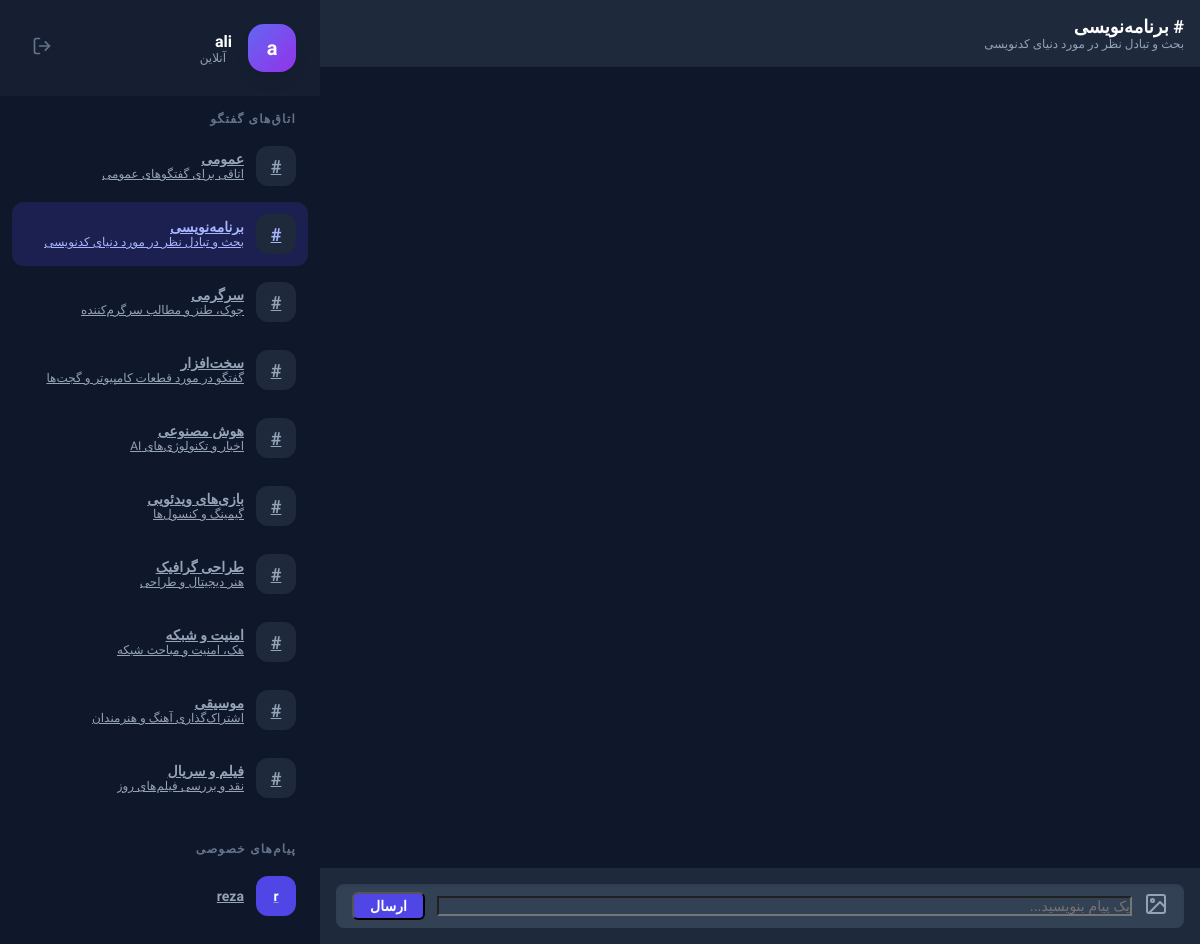
Page /chat?room_id=2 (signed in) on the committed database.
### tables this page shows
CREATE TABLE rooms (
    id INTEGER PRIMARY KEY AUTOINCREMENT,
    name VARCHAR(100) NOT NULL,
    description TEXT
);

CREATE TABLE users (
    id INTEGER PRIMARY KEY AUTOINCREMENT,
    username VARCHAR(50) NOT NULL UNIQUE,
    password VARCHAR(255) NOT NULL,
    created_at TIMESTAMP DEFAULT CURRENT_TIMESTAMP
);

### app/Controllers/ChatController.php (called while the page is built, shortened)
<?php
class ChatController extends Controller {
    private $roomModel;
    private $userModel;
    private $pmModel;
    public function __construct() {
        $this->roomModel = new Room();
        $this->userModel = new User();
        $this->pmModel = new PrivateMessage();
    }
    public function index() {
        $rooms = $this->roomModel->getAll();
        $currentRoomId = $_GET['room_id'] ?? 1;
        $currentRoom = $this->roomModel->findById($currentRoomId);
        $onlineUsers = $this->userModel->getOnlineUsers($_SESSION['user_id']);
        $activePms = $this->pmModel->getActiveChats($_SESSION['user_id']);
        $this->view('chat/index', [
            'rooms' => $rooms,
            'currentRoom' => $currentRoom,
            'onlineUsers' => $onlineUsers,
            'activePms' => $activePms,
            'username' => $_SESSION['username']
        ]);
    }
}

### app/Core/Router.php (called while the page is built, shortened)
<?php
class Router {
    protected $routes = [];
    public function add($route, $controller, $action, $method = 'GET') {
        $this->routes[] = [
            'route' => $route,
            'controller' => $controller,
            'action' => $action,
            'method' => $method
        ];
    }
    public function dispatch($url, $requestMethod) {
        $url = parse_url($url, PHP_URL_PATH);
        foreach ($this->routes as $route) {
            if ($route['route'] === $url && $route['method'] === $requestMethod) {
                $controllerName = "App\Controllers\\" . $route['controller'];
                $action = $route['action'];
                if (class_exists($controllerName)) {
                    $controller = new $controllerName();
                    if (method_exists($controller, $action)) {
                        return $controller->$action();
                    }
                }
            }
        }
    }
}

### public/index.php (called while the page is built, shortened)
<?php
spl_autoload_register(function ($class) {
    $prefix = 'App\\';
    $base_dir = __DIR__ . '/../app/';
    $len = strlen($prefix);
    $relative_class = substr($class, $len);
    $file = $base_dir . str_replace('\\', '/', $relative_class) . '.php';
});
$router = new Router();
$router->add('/login', 'AuthController', 'showLogin', 'GET');
$router->add('/login', 'AuthController', 'login', 'POST');
$router->add('/register', 'AuthController', 'showRegister', 'GET');
$router->add('/register', 'AuthController', 'register', 'POST');
$router->add('/logout', 'AuthController', 'logout', 'GET');
$router->add('/chat', 'ChatController', 'index', 'GET');
$router->add('/api/chat/messages', 'ChatController', 'getMessages', 'GET');
$router->add('/api/chat/send', 'ChatController', 'sendMessage', 'POST');
$router->add('/private', 'PrivateController', 'chat', 'GET');
$router->add('/api/private/messages', 'PrivateController', 'getMessages', 'GET');
$router->add('/api/private/send', 'PrivateController', 'sendMessage', 'POST');
$router->add('/api/upload', 'UploadController', 'upload', 'POST');
$router->dispatch($_SERVER['REQUEST_URI'], $_SERVER['REQUEST_METHOD']);

### app/Core/Database.php (called while the page is built, shortened)
<?php
class Database {
    private static $instance = null;
    private $connection;
    private function __construct() {
        try {
            if (DB_TYPE === 'mysql') {
                $dsn = "mysql:host=" . DB_HOST . ";dbname=" . DB_NAME . ";charset=utf8mb4";
                $this->connection = new PDO($dsn, DB_USER, DB_PASS);
            } else {
                $this->connection = new PDO("sqlite:" . SQLITE_PATH);
            }
            $this->connection->setAttribute(PDO::ATTR_ERRMODE, PDO::ERRMODE_EXCEPTION);
            $this->connection->setAttribute(PDO::ATTR_DEFAULT_FETCH_MODE, PDO::FETCH_ASSOC);
            $this->connection->setAttribute(PDO::ATTR_EMULATE_PREPARES, false);
        } catch (PDOException $e) {
            die("Connection failed: " . $e->getMessage());
        }
    }
    public static function getInstance() {
        if (!self::$instance) {
            self::$instance = new self();
        }
        return self::$instance;
    }
    public function getConnection() {
        return $this->connection;
    }
    private function initialize() {
        $sql = file_get_contents(__DIR__ . '/../../database.sql');
        $queries = explode(';', $sql);
        foreach ($queries as $query) {
            $query = trim($query);
            if (!empty($query)) {
                $this->connection->exec($query);
            }
        }
    }
}

### app/Core/Model.php (called while the page is built, shortened)
<?php
class Model {
    public function __construct() {
        $this->db = Database::getInstance()->getConnection();
    }
}

### app/Models/Room.php (called while the page is built, shortened)
<?php
class Room extends Model {
    public function getAll() {
        $stmt = $this->db->prepare("SELECT * FROM rooms ORDER BY id ASC");
        $stmt->execute();
        return $stmt->fetchAll();
    }
    public function findById($id) {
        $stmt = $this->db->prepare("SELECT * FROM rooms WHERE id = :id");
        $stmt->execute(['id' => $id]);
        return $stmt->fetch();
    }
}

### app/Models/PrivateMessage.php (called while the page is built, shortened)
<?php
class PrivateMessage extends Model {
    public function getActiveChats($userId) {
        $stmt = $this->db->prepare("
            SELECT DISTINCT u.id, u.username
            FROM users u
            JOIN private_messages pm ON (u.id = pm.sender_id OR u.id = pm.receiver_id)
            WHERE (pm.sender_id = :user_id OR pm.receiver_id = :user_id)
            AND u.id != :user_id
        ");
        $stmt->execute(['user_id' => $userId]);
        return $stmt->fetchAll();
    }
}

### app/Models/User.php (called while the page is built, shortened)
<?php
class User extends Model {
    public function getOnlineUsers($currentUserId = null) {
        $sql = "SELECT id, username FROM users";
        $params = [];
        if ($currentUserId) {
            $sql .= " WHERE id != :id";
            $params = ['id' => $currentUserId];
        }
        $sql .= " ORDER BY username ASC";
        $stmt = $this->db->prepare($sql);
        $stmt->execute($params);
        return $stmt->fetchAll();
    }
}

### views/chat/index.php (the view, shortened to what this page needs)
<?php require_once __DIR__ . '/../layout/header.php'; ?>
<div class="flex h-full w-full" data-room-id="<?php echo $currentRoom['id']; ?>">
    <div class="chat-area flex-grow flex h-full overflow-hidden relative">
        <div class="flex-grow flex flex-col h-full border-l border-gray-800">
            <header class="p-4 bg-gray-800 flex items-center justify-between border-b border-gray-900 shadow-sm z-10">
                <div>
                    <h1 class="font-bold text-white text-lg"># <?php echo htmlspecialchars($currentRoom['name']); ?></h1>
                    <p class="text-xs text-gray-400"><?php echo htmlspecialchars($currentRoom['description']); ?></p>
                </div>
            </header>
            <div id="messages" class="flex-grow overflow-y-auto p-4 flex flex-col space-y-4 custom-scrollbar">
            </div>
            <div class="input-bar border-t border-gray-900 bg-gray-800 p-4">
                <div class="flex items-center bg-gray-700 rounded-lg px-4 py-2 gap-3 shadow-inner">
                    <label for="image-input" class="cursor-pointer text-gray-400 hover:text-white transition">
                        <svg xmlns="http://www.w3.org/2000/svg" width="24" height="24" viewBox="0 0 24 24" fill="none" stroke="currentColor" stroke-width="2" stroke-linecap="round" stroke-linejoin="round"><rect x="3" y="3" width="18" height="18" rx="2" ry="2"/><circle cx="8.5" cy="8.5" r="1.5"/><polyline points="21 15 16 10 5 21"/></svg>
                    </label>
                    <input type="text" id="message-input" placeholder="یک پیام بنویسید..." class="input-field flex-grow bg-transparent border-none outline-none text-white text-sm">
                    <button id="send-btn" class="bg-indigo-600 hover:bg-indigo-500 text-white px-4 py-1 rounded-md text-sm font-bold transition">ارسال</button>
                </div>
            </div>
        </div>
    </div>
    <div class="sidebar w-80 bg-gray-900 flex flex-col h-full shadow-2xl z-20">
        <div class="p-6 bg-gray-800/50 border-b border-gray-800">
            <div class="flex items-center gap-4">
                <div class="w-12 h-12 bg-gradient-to-br from-indigo-500 to-purple-600 rounded-2xl flex items-center justify-center font-bold text-white text-xl shadow-lg transform rotate-3">
                    <?php echo mb_substr($username, 0, 1); ?>
                </div>
                <div class="flex-grow">
                    <div class="text-base font-bold text-white"><?php echo htmlspecialchars($username); ?></div>
                    <div class="flex items-center gap-1.5">
                        <span class="text-xs text-gray-400">آنلاین</span>
                    </div>
                </div>
                <a href="/logout" class="p-2 text-gray-500 hover:text-red-400 transition" title="خروج">
                    <svg xmlns="http://www.w3.org/2000/svg" width="20" height="20" viewBox="0 0 24 24" fill="none" stroke="currentColor" stroke-width="2" stroke-linecap="round" stroke-linejoin="round"><path d="M9 21H5a2 2 0 0 1-2-2V5a2 2 0 0 1 2-2h4"/><polyline points="16 17 21 12 16 7"/><line x1="21" y1="12" x2="9" y2="12"/></svg>
                </a>
            </div>
        </div>
        <div class="flex-grow overflow-y-auto py-4 custom-scrollbar">
            <div class="px-6 mb-2 text-xs font-bold text-gray-500 uppercase tracking-widest">اتاق‌های گفتگو</div>
            <div class="space-y-1 px-3">
                <?php foreach ($rooms as $room): ?>
                    <a href="/chat?room_id=<?php echo $room['id']; ?>" class="room-item group flex items-center gap-3 p-3 rounded-xl transition <?php echo ($room['id'] == $currentRoom['id']) ? 'active bg-indigo-600/20 text-indigo-300' : 'text-gray-400 hover:bg-gray-800 hover:text-gray-200'; ?>">
                        <div class="w-10 h-10 rounded-xl bg-gray-800 flex items-center justify-center text-lg font-bold group-hover:bg-gray-700 transition">#</div>
                        <div class="flex flex-col overflow-hidden">
                            <span class="text-sm font-bold truncate"><?php echo htmlspecialchars($room['name']); ?></span>
                            <span class="text-xs opacity-60 truncate"><?php echo htmlspecialchars($room['description']); ?></span>
                        </div>
                    </a>
                <?php endforeach; ?>
            </div>
            <?php if (!empty($activePms)): ?>
                <div class="px-6 mt-8 mb-2 text-xs font-bold text-gray-500 uppercase tracking-widest">پیام‌های خصوصی</div>
                <div class="space-y-1 px-3">
                    <?php foreach ($activePms as $pm): ?>
                        <a href="/private?user_id=<?php echo $pm['id']; ?>" class="room-item flex items-center gap-3 p-3 rounded-xl text-gray-400 hover:bg-gray-800 hover:text-gray-200 transition">
                            <div class="w-10 h-10 bg-indigo-600 rounded-xl flex items-center justify-center text-sm font-bold text-white">
                                <?php echo mb_substr($pm['username'], 0, 1); ?>
                            </div>
                            <span class="text-sm font-bold"><?php echo htmlspecialchars($pm['username']); ?></span>
                        </a>
                    <?php endforeach; ?>
                </div>
            <?php endif; ?>
        </div>
    </div>
</div>
<?php require_once __DIR__ . '/../layout/footer.php'; ?>

### rows in the picture
rooms: name "برنامه‌نویسی", description "بحث و تبادل نظر در مورد دنیای کدنویسی"
rooms: name "عمومی", description "اتاقی برای گفتگوهای عمومی"
rooms: name "سرگرمی", description "جوک، طنز و مطالب سرگرم‌کننده"
rooms: name "سخت‌افزار", description "گفتگو در مورد قطعات کامپیوتر و گجت‌ها"
rooms: name "هوش مصنوعی", description "اخبار و تکنولوژی‌های AI"
rooms: name "بازی‌های ویدئویی", description "گیمینگ و کنسول‌ها"
rooms: name "طراحی گرافیک", description "هنر دیجیتال و طراحی"
rooms: name "امنیت و شبکه", description "هک، امنیت و مباحث شبکه"
rooms: name "موسیقی", description "اشتراک‌گذاری آهنگ و هنرمندان"
rooms: name "فیلم و سریال", description "نقد و بررسی فیلم‌های روز"
users: username "r", username "reza"

### other values in the picture
mb_substr($username, 0, 1) "a"
$username "ali"
